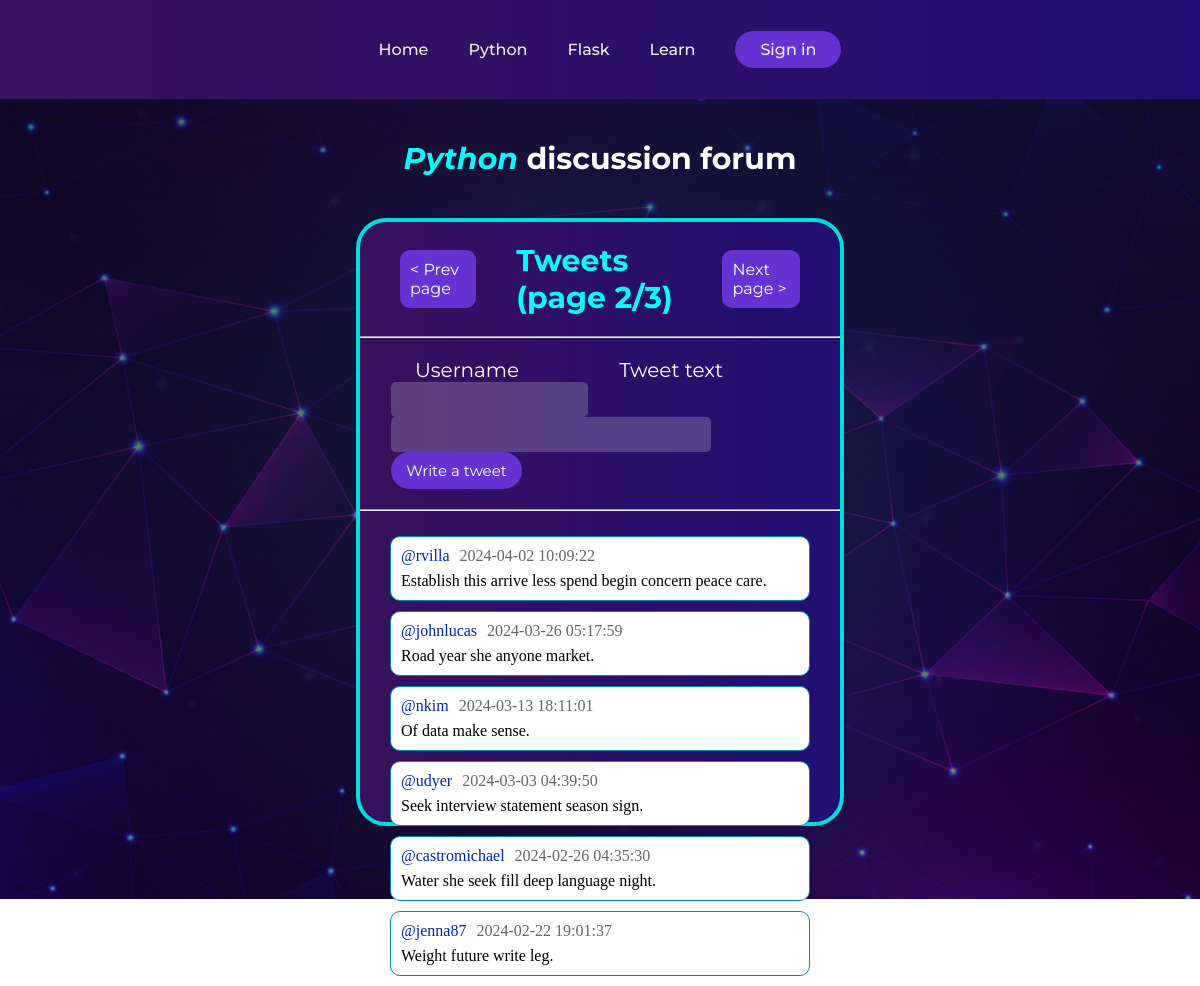
The app's page /python?page=2 with its own data.
### website_app/models.py (models this page shows)
class PyTweet(db.Model):
    __tablename__ = 'py_tweets'
    id = db.Column(db.Integer, primary_key=True)
    tweet_text = db.Column(db.String(200), nullable=False)
    date = db.Column(db.DateTime, default=func.now())
    username = db.Column(db.String(100), nullable=False)

### website_app/views.py (the view)
@views.route("/python")
def python_index():
    page = request.args.get('page', default=1, type=int)
    offset = (page - 1) * ITEMS_PER_PAGE
    tweets = PyTweet.query.order_by(PyTweet.date.desc()).offset(offset).limit(ITEMS_PER_PAGE).all()
    total_pages_amount = 1 if PyTweet.query.count() == 0 else math.ceil(PyTweet.query.count() / 6)
    return render_template("python.html", tweets=tweets, pg=page, total_pg=total_pages_amount)

### website_app/__init__.py (called while the page is built)
def create_app():
    app = Flask(__name__, template_folder="templates")
    app.register_blueprint(views, url_prefix='/')
    app.config['SECRET_KEY'] = SECRET_KEY
    app.config['SQLALCHEMY_DATABASE_URI'] = f'sqlite:///{DB_NAME}'
    db.init_app(app)
    create_database(app)
    @app.template_filter('ceil')
    def ceil_filter(value):
        return math.ceil(value)
    @app.template_filter('length')
    def length_filter(arr: list):
        return len(arr)
    return app

### website_app/templates/python.html (shortened to what this page needs)
{% extends "base.html" %}
{% block style %} <link rel="stylesheet" href="{{ url_for('static', filename='css/style_python.css') }}"> {% endblock %}
{% block content %}
<header>
    <nav class="navbar">
        <ul>
            <a href="{{ url_for('views.index') }}"><li>Home</li></a>
            <a href="{{ url_for('views.python_index') }}"><li>Python</li></a>
            <a href="{{ url_for('views.flask_index') }}"><li>Flask</li></a>
            <a href="{{ url_for('views.learn_index') }}"><li>Learn</li></a>
        </ul>
        <a href="{{ url_for('views.signin') }}">
            <button>Sign in</button>
        </a>
    </nav>
</header>
<section class="main">
    <h1><span style="color:#00fffb; font-style:italic">Python</span> discussion forum</h1>
    <div class = "tweetboard">
        <div class="tweets-title">
            <a href="{% if pg == 1 %}{{ url_for('views.python_index', page=total_pg) }}{% else %}{{ url_for('views.python_index', page=pg-1) }}{% endif %}">< Prev page</a>
            <h2>Tweets (page {{ pg }}/{{ total_pg }})</h2>
            <a href="{% if pg == total_pg %}{{ url_for('views.python_index', page=1) }}{% else %}{{ url_for('views.python_index', page=pg+1) }}{% endif %}">Next page ></a>
        </div>
        <hr>
        <div class="write-tweet-title">
            <p>Username</p>
            <p>Tweet text</p>
        </div>
        <form class="write-tweet" action="{{ url_for('views.python_write_tweet', page_num=pg) }}" method="post">
            <input class="username-input" type="text" name="username" maxlength="40">
            <input class="tweet-input" type="text" name="tweet" maxlength="80">
            <button type="submit">Write a tweet</button>
        </form>
        <hr>
        <div class = "tweets">
            {% for i in range(tweets | length) %}
            <div class = "tweet">
                <div class="tweet-info">
                <p class="username">@{{ tweets[i]['username'] }}</p>
                <p class="date">{{ tweets[i]['date'] }}</p>
                </div>
                <p class="tweet-text">{{ tweets[i]['tweet_text'] }}</p>
            </div>
            {% endfor %}
        </div>
    </div>
</section>
{% endblock %}

### website_app/static/css/style_python.css (style rules this page uses)
* { margin: 0; padding: 0; }
.navbar li, .navbar a, .navbar button { font-family: "Montserrat", sans-serif; font-weight: 500; font-size: 16px; color: #edf0f1; text-decoration: none; }
.navbar { display: flex; justify-content: center; align-items: center; padding: 20px; gap:20px; background: linear-gradient(to right, rgb(55, 17, 92), rgb(33, 15, 115)); }
.navbar ul { list-style: none; display: flex; }
.navbar li { padding: 20px 20px; border-radius: 10px; }
.navbar li:hover, .navbar button, .tweets-title a, .write-tweet button { background-color:rgb(101, 51, 209); }
.navbar button { padding: 9px 25px; border-radius: 30px; border: none; cursor: pointer; transition: all 0.3s ease 0s; }
.main { width:100%; height:100vh; }
.main h1 { padding: 41px 0px; text-align: center; color:white; font-family: "Montserrat", sans-serif; font-size:30px; }
.tweetboard { width:40%; height:75vh; margin:auto; background: linear-gradient(to right, rgb(55, 17, 92), rgb(33, 15, 115)); border-radius: 30px; display: flex; flex-direction: column; border:#01dfdb solid 4px; }
.tweets-title { display:flex; justify-content:space-between; align-items:center; }
.tweets-title h2 { padding:20px 0px; color:#00fffb; font-family: "Montserrat", sans-serif; font-size:30px; }
.tweets-title a { text-decoration:none; color:white; font-family: "Montserrat", sans-serif; margin:0px 40px; padding: 10px; border-radius:10px; transition: all 0.3s ease 0s; }
.tweets { margin:15px 30px; }
.tweet { background-color:rgb(255, 255, 255); border:solid 1px; border-radius: 10px; border-color:rgba(0, 136, 169, 1); margin:10px 0px; padding: 10px 0px; }
.tweet-info { display:flex; margin-bottom:7px; }
.tweet p { margin-left:10px; }
.date { color: rgb(101, 101, 101); }
.username { color:rgb(3, 37, 177); }
.write-tweet-title { display:flex; color:white; margin-left:55px; gap:100px; font-size:20px; margin-top:20px; font-family: "Montserrat", sans-serif; }
.write-tweet { margin-left:6.5%; margin-bottom:20px; }
.write-tweet button { padding:9px 15px; border:none; color:white; font-family: "Montserrat", sans-serif; border-radius:20px; font-size:15px; cursor: pointer; transition: all 0.3s ease 0s; }
.write-tweet input { padding: 10px; margin-right:10px; border-radius: 5px; border: none; background-color: rgba(255, 255, 255, 0.2); color:white; }
.tweet-input { width:300px; }

### records on screen
PyTweet: username "rvilla", date "2024-04-02 10:09:22", tweet_text "Establish this arrive less spend begin concern peace care."
PyTweet: username "johnlucas", date "2024-03-26 05:17:59", tweet_text "Road year she anyone market."
PyTweet: username "nkim", date "2024-03-13 18:11:01", tweet_text "Of data make sense."
PyTweet: username "udyer", date "2024-03-03 04:39:50", tweet_text "Seek interview statement season sign."
PyTweet: username "castromichael", date "2024-02-26 04:35:30", tweet_text "Water she seek fill deep language night."
PyTweet: username "jenna87", date "2024-02-22 19:01:37", tweet_text "Weight future write leg."

### other values on screen
{{ pg }} "2"
{{ total_pg }} "3"
